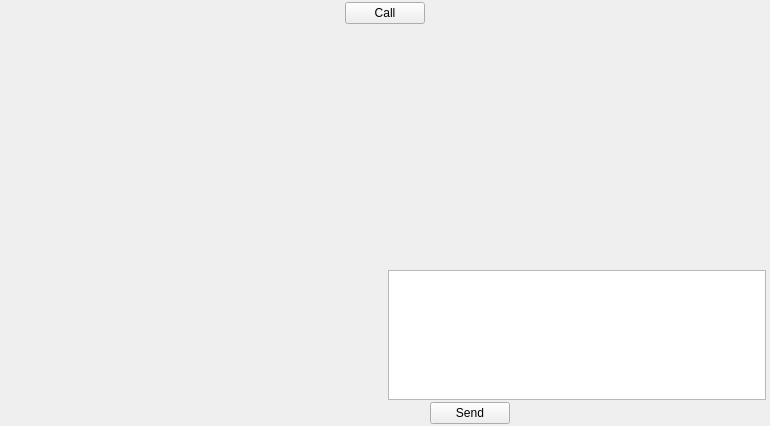
<?xml version="1.0" encoding="UTF-8"?>
<ui version="4.0">
 <class>MainWindow</class>
 <widget class="QMainWindow" name="MainWindow">
  <property name="geometry">
   <rect>
    <x>0</x>
    <y>0</y>
    <width>770</width>
    <height>426</height>
   </rect>
  </property>
  <property name="windowTitle">
   <string>MainWindow</string>
  </property>
  <property name="locale">
   <locale language="English" country="UnitedStates"/>
  </property>
  <widget class="QWidget" name="centralWidget">
   <layout class="QVBoxLayout" name="verticalLayout_2">
    <property name="spacing">
     <number>0</number>
    </property>
    <property name="leftMargin">
     <number>2</number>
    </property>
    <property name="topMargin">
     <number>2</number>
    </property>
    <property name="rightMargin">
     <number>2</number>
    </property>
    <property name="bottomMargin">
     <number>2</number>
    </property>
    <item>
     <layout class="QVBoxLayout" name="verticalLayout">
      <property name="spacing">
       <number>0</number>
      </property>
      <item>
       <layout class="QHBoxLayout" name="horizontalLayout">
        <property name="spacing">
         <number>0</number>
        </property>
        <property name="sizeConstraint">
         <enum>QLayout::SetNoConstraint</enum>
        </property>
        <item>
         <widget class="QPushButton" name="button">
          <property name="sizePolicy">
           <sizepolicy hsizetype="Fixed" vsizetype="Fixed">
            <horstretch>0</horstretch>
            <verstretch>0</verstretch>
           </sizepolicy>
          </property>
          <property name="text">
           <string>Call</string>
          </property>
         </widget>
        </item>
       </layout>
      </item>
      <item>
       <layout class="QHBoxLayout" name="horizontalLayout_2" stretch="0,0">
        <item>
         <layout class="QVBoxLayout" name="verticalLayout_6">
          <item>
           <widget class="VideoRendererQt" name="remoteRenderer" native="true">
            <property name="sizePolicy">
             <sizepolicy hsizetype="Expanding" vsizetype="Expanding">
              <horstretch>0</horstretch>
              <verstretch>0</verstretch>
             </sizepolicy>
            </property>
            <property name="minimumSize">
             <size>
              <width>320</width>
              <height>240</height>
             </size>
            </property>
            <property name="baseSize">
             <size>
              <width>0</width>
              <height>0</height>
             </size>
            </property>
            <property name="layoutDirection">
             <enum>Qt::LeftToRight</enum>
            </property>
           </widget>
          </item>
         </layout>
        </item>
        <item>
         <layout class="QVBoxLayout" name="verticalLayout_3">
          <property name="rightMargin">
           <number>2</number>
          </property>
          <item>
           <widget class="VideoRendererQt" name="localRenderer" native="true">
            <property name="enabled">
             <bool>true</bool>
            </property>
            <property name="sizePolicy">
             <sizepolicy hsizetype="Expanding" vsizetype="Expanding">
              <horstretch>0</horstretch>
              <verstretch>0</verstretch>
             </sizepolicy>
            </property>
            <property name="minimumSize">
             <size>
              <width>320</width>
              <height>240</height>
             </size>
            </property>
            <property name="maximumSize">
             <size>
              <width>16777215</width>
              <height>16777215</height>
             </size>
            </property>
           </widget>
          </item>
          <item>
           <layout class="QFormLayout" name="formLayout">
            <property name="fieldGrowthPolicy">
             <enum>QFormLayout::FieldsStayAtSizeHint</enum>
            </property>
            <property name="rowWrapPolicy">
             <enum>QFormLayout::DontWrapRows</enum>
            </property>
            <property name="horizontalSpacing">
             <number>2</number>
            </property>
            <property name="verticalSpacing">
             <number>2</number>
            </property>
            <item row="1" column="0" colspan="2">
             <widget class="QTextEdit" name="textEdit"/>
            </item>
            <item row="3" column="0">
             <spacer name="horizontalSpacer">
              <property name="orientation">
               <enum>Qt::Horizontal</enum>
              </property>
              <property name="sizeType">
               <enum>QSizePolicy::Expanding</enum>
              </property>
              <property name="sizeHint" stdset="0">
               <size>
                <width>40</width>
                <height>20</height>
               </size>
              </property>
             </spacer>
            </item>
            <item row="3" column="1">
             <widget class="QPushButton" name="pushButton_2">
              <property name="sizePolicy">
               <sizepolicy hsizetype="Preferred" vsizetype="Fixed">
                <horstretch>0</horstretch>
                <verstretch>0</verstretch>
               </sizepolicy>
              </property>
              <property name="text">
               <string>Send</string>
              </property>
             </widget>
            </item>
           </layout>
          </item>
         </layout>
        </item>
       </layout>
      </item>
     </layout>
    </item>
   </layout>
  </widget>
 </widget>
 <layoutdefault spacing="6" margin="11"/>
 <customwidgets>
  <customwidget>
   <class>VideoRendererQt</class>
   <extends>QWidget</extends>
   <header>videoRenderer_Qt.h</header>
   <container>1</container>
  </customwidget>
 </customwidgets>
 <resources/>
 <connections>
  <connection>
   <sender>button</sender>
   <signal>clicked()</signal>
   <receiver>MainWindow</receiver>
   <slot>buttonPushed()</slot>
   <hints>
    <hint type="sourcelabel">
     <x>184</x>
     <y>14</y>
    </hint>
    <hint type="destinationlabel">
     <x>184</x>
     <y>181</y>
    </hint>
   </hints>
  </connection>
 </connections>
 <slots>
  <slot>buttonPushed()</slot>
 </slots>
</ui>
